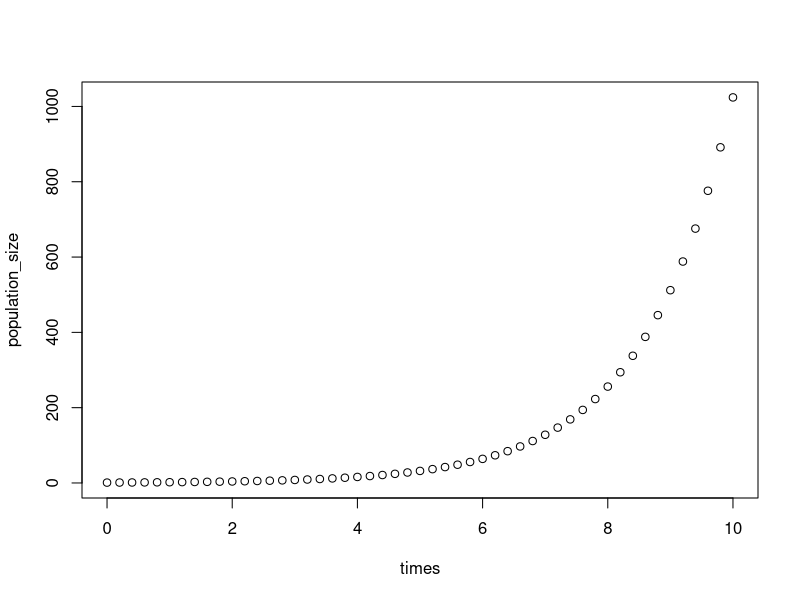
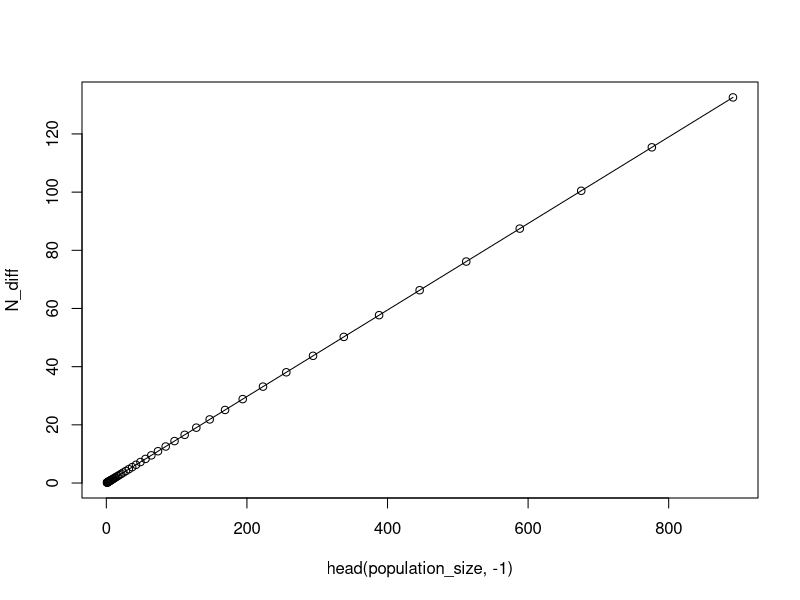
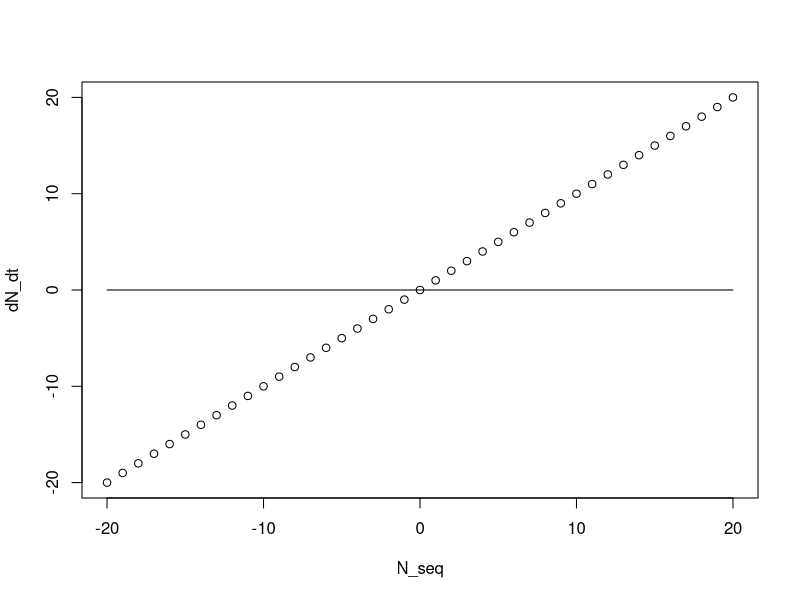
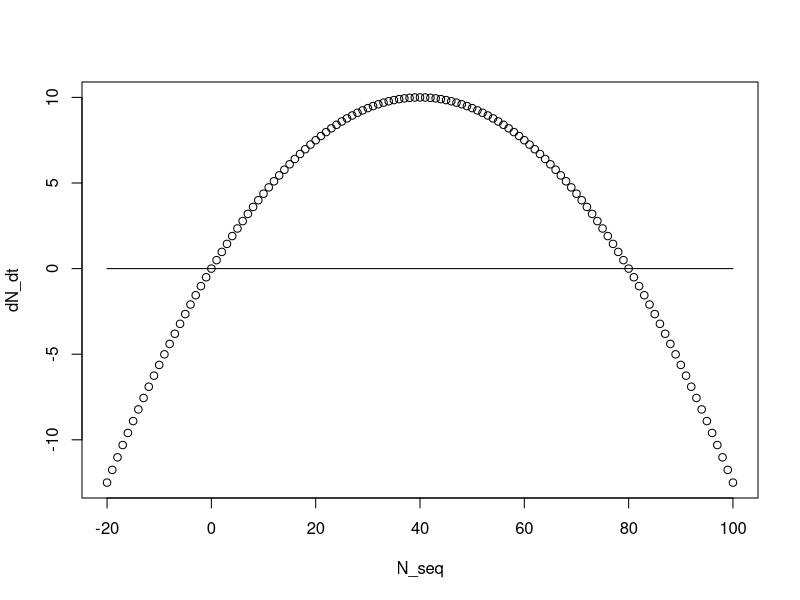

Generate these figures, in order, with R:
## ---- chunk 1
times = seq(0, 10, by = 0.2)
population_size <- 2^times
plot(times,population_size)
## ---- chunk 2

N_diff <- tail(population_size,-1) - head(population_size,-1) # last N-1 points minus first N-1 points
plot(head(population_size,-1),N_diff)
lines(head(population_size,-1),N_diff)
## ---- chunk 3
N_seq <- seq(-20,20) # make a sequence of N values to plot dN/dt against
dN_dt = N_seq  # assume r = 1

plot(N_seq,dN_dt)
lines(N_seq,0*N_seq) # a line at zero for visual aid
## ---- chunk 4
cell_volume = 0.6 #micrometres cubed - E. coli cell volume is ~0.6 to 0.7 micrometres^3
growth_rate = 3 # let's say cells divide three times per hour - every 20 minutes (max growth rate of E. coli in good food conditions)

N_t <- function(N0,r,t) { # r is growth rate - divisions per hour, t is time in hours, N0 is starting population
  return(N0*2^(r*t-1)) # the -1 is because the first doubling is included with the factor of 2
}

radius_earth = 6000 # approximately 6000 km 
SA_earth = 4*pi*radius_earth^2 # surface area of earth in km^2

surface_covered <- function(N0,r,t) { # calculate the volume taken up by bacteria in m on the earth's surface
  bac_volume <- N_t(N0,growth_rate,t)*cell_volume # in micrometres cubed
  height_km = bac_volume*(1e-27)/SA_earth # assume the earth is flat compared to the height of our surface - volume is surface area x height of surface above earth. This is height in km
  #surface_volume = height*SA_earth
  
  height_m = height_km*1000 # 1000 m in km
  
  return(height_m)
}

t<-37
message("The bacteria would be ", round(surface_covered(2,growth_rate,t),1),  " metres thick on the surface of the earth after ", t, " hours.") #yikes. In less than two days, we would be submerged in bacteria. 
## ---- chunk 5
N_seq <- seq(-20,100) # make a sequence of N values to plot dN/dt against

logistic_eqn <- function(N,r,K) { # calculate dN/dt for the logistic equation
  return(r*N*(1-N/K))
}

dN_dt = logistic_eqn(N_seq,r=0.5,K=80)  # notice the vectorized implementation

plot(N_seq,dN_dt)
lines(N_seq,0*N_seq) # a line at zero for visual aid
## ---- chunk 6
r <- 1
N <- 0.1

print(r*N)
